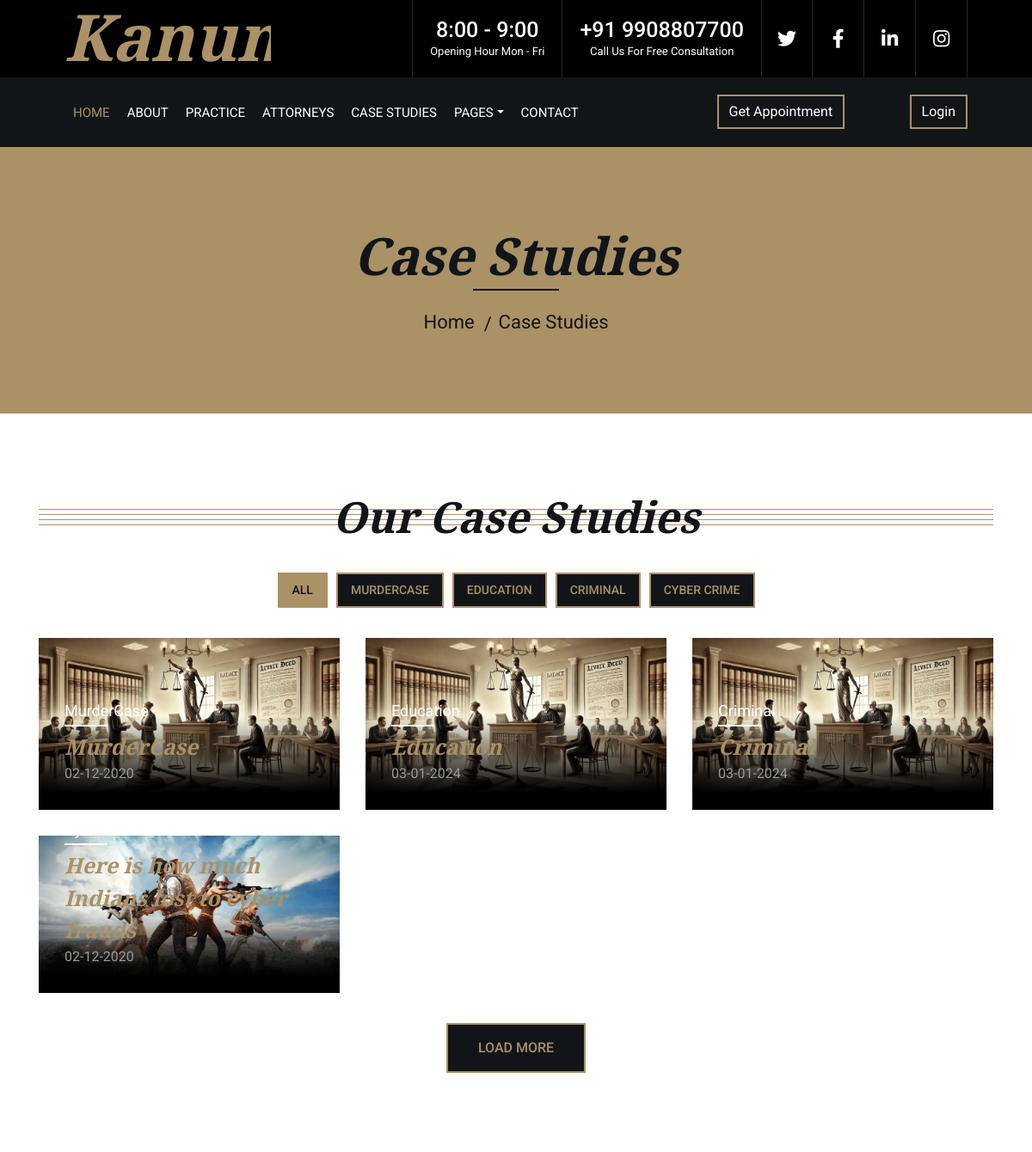
Page /portfolio (upper part) on the earlier database version.
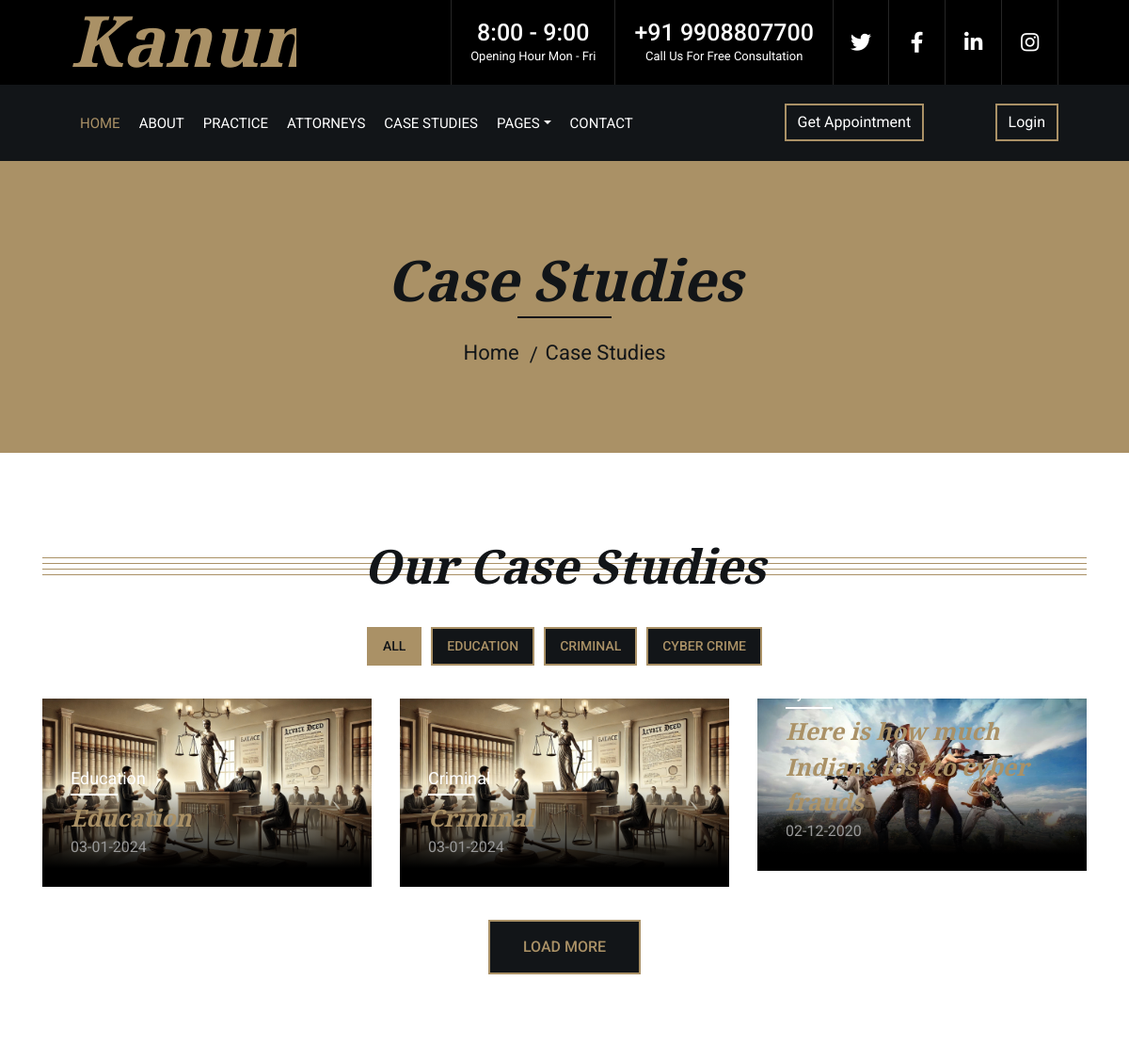
Same page on the later database version.
### userapp/models.py (models this page shows, shortened)
class case_categories(models.Model):
    case_categories = models.CharField(max_length=50)

class case_studies(models.Model):
    case_studies_tittle = models.CharField(max_length=100)
    case_studies_date = models.CharField(max_length=20)
    detail = models.TextField(max_length=2000)
    case_studies_image = models.ImageField(upload_to='image/')
    category = models.ForeignKey(case_categories,models.CASCADE)

### userapp/views.py (the view)
# urls.py: path('portfolio', views.portfolio),
def portfolio(request):
    data = case_categories.objects.all
    data1 = case_studies.objects.select_related('category')
    return render(request, "userapp/portfolio.html",{"data":data,"data1":data1})

### templates/userapp/portfolio.html (shortened to what this page needs)
<!DOCTYPE html>
{% load static %}
<html lang="en">
    <head>
        <link href="https://stackpath.bootstrapcdn.com/bootstrap/4.4.1/css/bootstrap.min.css" rel="stylesheet">
        <link href="https://cdnjs.cloudflare.com/ajax/libs/font-awesome/5.10.0/css/all.min.css" rel="stylesheet">
        <link href="{% static 'userapp/lib/animate/animate.min.css'%}" rel="stylesheet">
        <link href="{% static 'userapp/lib/owlcarousel/assets/owl.carousel.min.css'%}" rel="stylesheet">
        <link href="{% static 'userapp/css/style.css'%}" rel="stylesheet">
    </head>
    <body>
        <div class="wrapper">
            {% include 'userapp/header.html'%}
            <div class="page-header">
                <div class="container">
                    <div class="row">
                        <div class="col-12">
                            <h2>Case Studies</h2>
                        </div>
                        <div class="col-12">
                            <a href="">Home</a>
                            <a href="">Case Studies</a>
                        </div>
                    </div>
                </div>
            </div>
            <div class="portfolio">
                <div class="container">
                    <div class="section-header">
                        <h2>Our Case Studies</h2>
                    </div>
                    <div class="row">
                        <div class="col-12">
                            <ul id="portfolio-flters" style="list-style: none; padding: 0;">
                                <li data-filter="*" class="filter-active" style="margin-bottom: 10px;">All</li>
                                {% for category in data %}
                                <li
                                    data-filter=".{{ category.case_categories|lower|slugify }}"
                                    style="margin-bottom: 10px;">
                                    {{ category.case_categories }}
                                </li>
                                {% endfor %}
                            </ul>
                        </div>
                    </div>
                    <div class="row portfolio-container">
                        {% for item in data1 %}
                        <div class="col-lg-4 col-md-6 col-sm-12 portfolio-item {{ item.category.case_categories|lower|slugify }}">
                            <div class="portfolio-wrap">
                                <img src="{{ item.case_studies_image.url }}" alt="{{ item.case_studies_tittle }}">
                                <figure>
                                    <p>{{ item.category.case_categories }}</p>
                                    <a href="read_case_studies/{{item.id}}">{{ item.case_studies_tittle }}</a>
                                    <span>{{ item.case_studies_date }}</span>
                                </figure>
                            </div>
                        </div>
                        {% endfor %}
                    </div>
                    <div class="row">
                        <div class="col-12 load-more">
                            <a class="btn" href="#">Load More</a>
                        </div>
                    </div>
                </div>
            </div>
        </div>
    </body>
</html>

### templates/userapp/header.html (shortened to what this page needs)
            <div class="top-bar">
                <div class="container-fluid">
                    <div class="row">
                        <div class="col-lg-3">
                            <div class="logo">
                                <a href="/">
                                    <h1>Kanun</h1>
                                </a>
                            </div>
                        </div>
                        <div class="col-lg-9">
                            <div class="top-bar-right">
                                <div class="text">
                                    <h2>8:00 - 9:00</h2>
                                    <p>Opening Hour Mon - Fri</p>
                                </div>
                                <div class="text">
                                    <h2>+91 9908807700</h2>
                                    <p>Call Us For Free Consultation</p>
                                </div>
                                <div class="social">
                                    <a href=""><i class="fab fa-twitter"></i></a>
                                    <a href=""><i class="fab fa-facebook-f"></i></a>
                                    <a href=""><i class="fab fa-linkedin-in"></i></a>
                                    <a href=""><i class="fab fa-instagram"></i></a>
                                </div>
                            </div>
                        </div>
                    </div>
                </div>
            </div>
            <div class="nav-bar">
                <div class="container-fluid">
                    <nav class="navbar navbar-expand-lg bg-dark navbar-dark">
                        <div class="collapse navbar-collapse justify-content-between" id="navbarCollapse">
                            <div class="navbar-nav mr-auto">
                                <a href="/" class="nav-item nav-link active">Home</a>
                                <a href="/about" class="nav-item nav-link">About</a>
                                <a href="/service" class="nav-item nav-link">Practice</a>
                                <a href="/team" class="nav-item nav-link">Attorneys</a>
                                <a href="/portfolio" class="nav-item nav-link">Case Studies</a>
                                <div class="nav-item dropdown">
                                    <a href="#" class="nav-link dropdown-toggle" data-toggle="dropdown">Pages</a>
                                </div>
                                <a href="/contact1" class="nav-item nav-link">Contact</a>
                            </div>
                            <div class="ml-auto">
                                <a class="btn" href="/user_appo_intment">Get Appointment</a>
                            </div>
                            <div class="ml-auto">
                                {% if request.session.islogin %}
                                    <a class="btn" href="logout">Logout</a>
                                {% else %}
                                    <a class="btn" href="login">Login</a>
                                {% endif %}
                            </div>
                        </div>
                    </nav>
                </div>
            </div>

Differences in the rows shown:
removed case_categories: case_categories "MURDERCASE"
removed case_studies: case_studies_image (picture), category.case_categories "MurderCase", case_studies_tittle "MurderCase", case_studies_date "02-12-2020"
